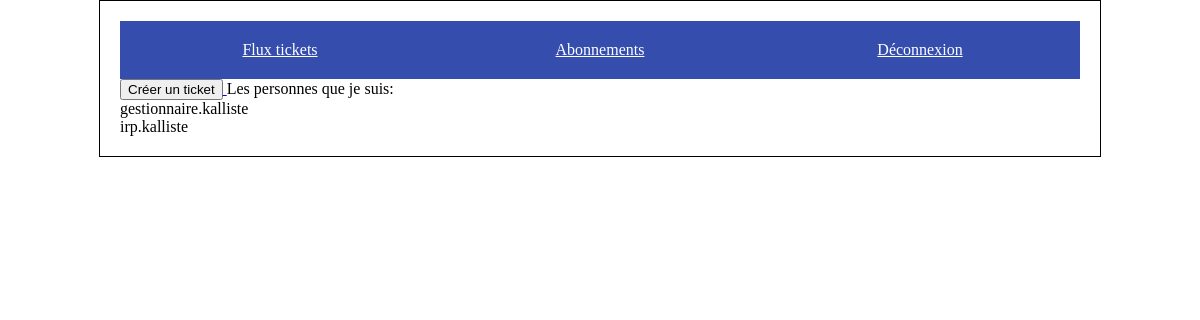
Before: /flux/home (signed in) with the older database file.
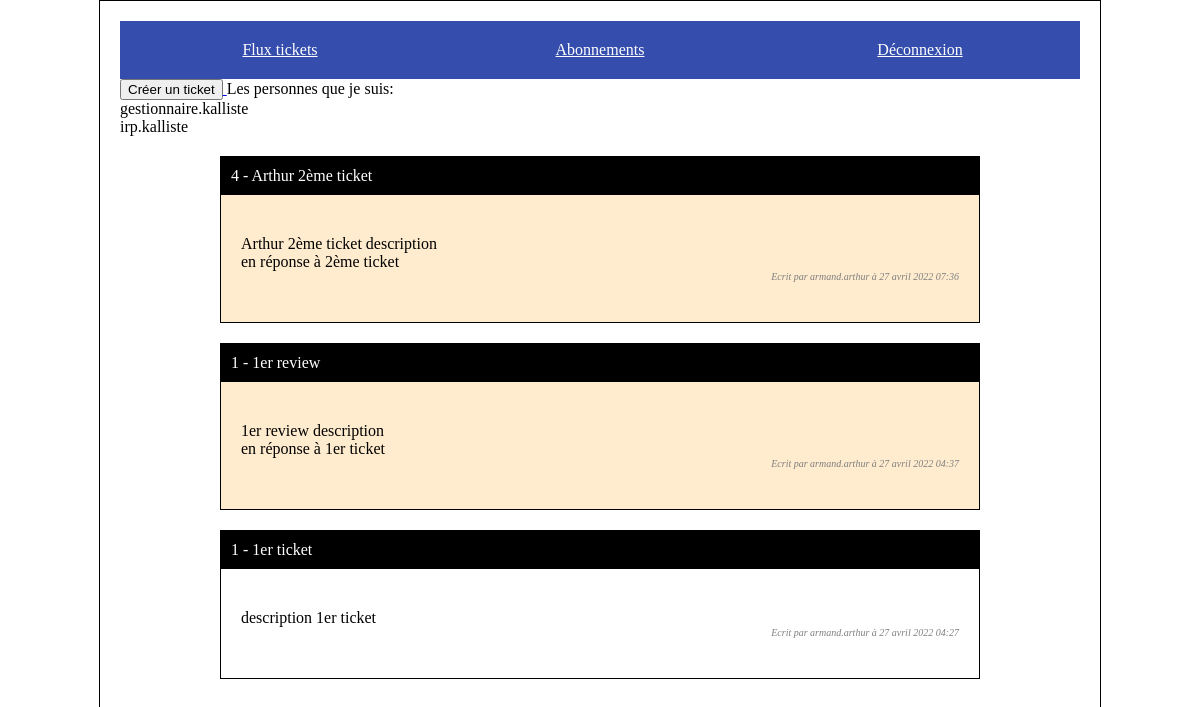
After: the same page with the newer database file.
### users/models.py (models this page shows, shortened)
class CustomUser(AbstractBaseUser, PermissionsMixin):
    email = models.EmailField(_('email address'), unique=True)
    is_staff = models.BooleanField(default=False)
    is_active = models.BooleanField(default=True)
    date_joined = models.DateTimeField(default=timezone.now)
    username = models.CharField(max_length=128, default='')
    subscribes = models.ManyToManyField("self", symmetrical=False, blank=True, related_name="followers")
    USERNAME_FIELD = 'email'
    REQUIRED_FIELDS = []
    objects = CustomUserManager()

### ticketing/models.py (models this page shows, shortened)
class Review(models.Model):
    title = models.CharField(max_length=128)
    description = models.TextField(max_length=2038, blank=True)
    ticket: Ticket = models.ForeignKey(to=Ticket,
                                   on_delete=models.CASCADE, related_name = 'reviews_rel')
    user: User = models.ForeignKey(to=settings.AUTH_USER_MODEL,
                                on_delete=models.CASCADE)
    created_at = models.DateTimeField(auto_now_add=True)
    updated_at = models.DateTimeField(auto_now=True)

class Ticket(models.Model):
    title = models.CharField(max_length=128)
    description = models.TextField(max_length=2038, blank=True)
    user: User = models.ForeignKey(to=settings.AUTH_USER_MODEL,
                                   on_delete=models.CASCADE)
    image = models.ImageField(upload_to='ticketing/%Y/%m/%d/', blank=True)
    created_at = models.DateTimeField(auto_now_add=True)
    updated_at = models.DateTimeField(auto_now=True)

### flux/views.py (the view)
# urls.py: path('home', views.FluxListView.as_view(), name='list_flux'),
class FluxListView(LoginRequiredMixin, ListView):
    model = Ticket
    template_name = 'flux/home.html'
    def get_context_data(self, **kwargs):
        context = super(FluxListView, self).get_context_data(**kwargs)
        tickets_followers = Ticket.objects.filter(user__followers=self.request.user.id).annotate(content_type=Value('TICKET', CharField()))
        tickets_owner = Ticket.objects.filter(user=self.request.user.id).annotate(content_type=Value('TICKET', CharField()))
        tickets =  chain(tickets_followers, tickets_owner)
        reviews_followers = Review.objects.filter(user__followers=self.request.user.id).annotate(content_type=Value('REVIEW', CharField()))
        reviews_owner = Review.objects.filter(user=self.request.user.id).annotate(content_type=Value('REVIEW', CharField()))
        reviews = chain(reviews_followers, reviews_owner)
        posts = sorted(
            chain(reviews, tickets),
            key=lambda post: post.created_at,
            reverse=True
        )
        owner = CustomUser.objects.get(id=self.request.user.id)
        context.update({
            'post_list': posts,
            'owner': owner,
        })
        return context

### templates/flux/home.html (shortened to what this page needs)
{% extends 'base_connected.html' %}
{% load i18n %}
{% block content %}
    <a href="{% url 'add_ticket' %}">
        <button>Créer un ticket</button>
    </a>
    Les personnes que je suis:
    {% for subscribe in owner.subscribes.all %}
        <div>{{ subscribe.username }}</div>
    {% endfor %}
    {% for post in post_list %}
        {% if post.content_type == 'TICKET' %}
        <div class="ticket">
            <div class="title">{{ post.id }} - {{ post.title }} </div>
            <div class="content">
                <div>{{ post.description }}</div>
                <div class="author">Ecrit par {{ post.user.username }} à {% language 'fr' %}{{ post.created_at|date:'d F Y h:i' }}{% endlanguage %}</div>
            </div>
        </div>
        {% elif post.content_type == 'REVIEW' %}
        <div class="review">
            <div class="title">{{ post.id }} - {{ post.title }} </div>
            <div class="content">
                <div>{{ post.description }}</div>
                <div>en réponse à {{post.ticket.title}}</div>
                <div class="author" >Ecrit par {{ post.user.username }} à {% language 'fr' %}{{ post.created_at|date:'d F Y h:i' }}{% endlanguage %}</div>
            </div>
        </div>
        {% endif %}
    {% endfor %}
{% endblock %}

Changed rows visible on the page:
added Review: id "4", title "Arthur 2ème ticket", description "Arthur 2ème ticket description", ticket "2ème ticket", user.username "armand.arthur", created_at "27 avril 2022 07:36"
added Review: id "1", title "1er review", description "1er review description", ticket "1er ticket", user.username "armand.arthur", created_at "27 avril 2022 04:37"
added Ticket: id "1", title "1er ticket", description "description 1er ticket", user.username "armand.arthur", created_at "27 avril 2022 04:27"
